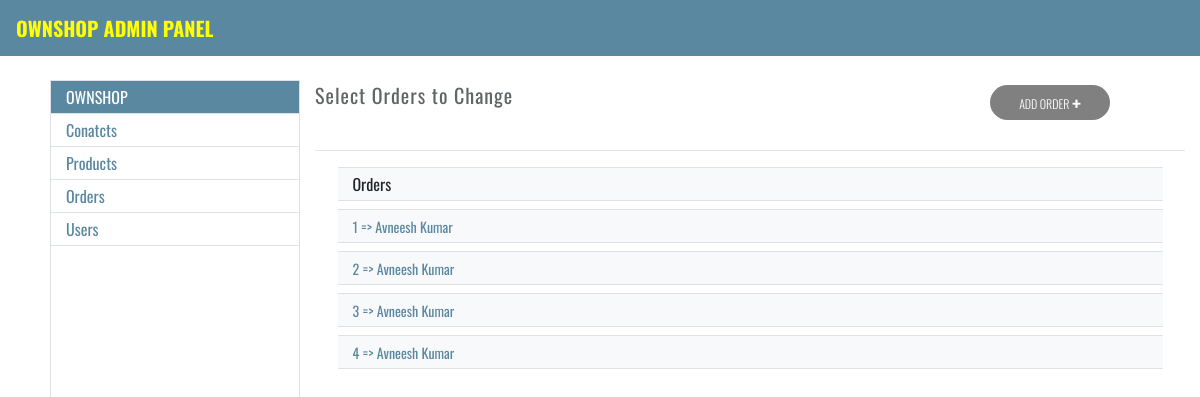
Page /adminpage/order on the committed database.
### ownshop/models.py (models this page shows, shortened)
class Order(models.Model):
    provider_order_id = models.CharField( max_length=40, null=False, blank=False)
    payment_id = models.CharField(max_length=36, null=False, blank=False )
    signature_id = models.CharField(max_length=128, null=False, blank=False)
    status =  models.BooleanField(default=False  )
    items_json = models.CharField(max_length=5000,default="")
    amount = models.IntegerField(default=0)
    email = models.CharField(max_length=100,default="")
    name = models.CharField(max_length=100,default="")
    address = models.CharField(max_length=1000, default="")
    city = models.CharField(max_length=500, default="")
    state = models.CharField(max_length=500, default="")
    zip_code = models.CharField(max_length=100,default="")
    mobile = models.CharField(max_length=20, default="")

### ownshop/views.py (the view)
# urls.py: path('adminpage/order',admin_orders_view,name='adminorders'),
def admin_orders_view(request):
    orders = Order.objects.all()
    d = {"orders":orders}
    resp = render(request,"ownshop/adminorders.html",context=d)
    return resp

### ownshop/templates/ownshop/adminorders.html (shortened to what this page needs)
{% extends 'ownshop/adminBase.html' %}
{% block main-content %}
<div class="col-md-9">
  <div class="row justify-content-between">
    <div class="col-sm-9">
      <span class="selectText">Select Orders to Change</span>
    </div>
    <div class="col-sm-3" style="float: right">
      <button class="addBtn">
        <a href="{% url 'add_order_details' %}">ADD ORDER <span>+</span> </a>
      </button>
    </div>
  </div>
  <hr style="margin-top: 40px" />
  <div class="row justify-content-center">
    <div class="col-sm-11 bg-light border-top border-bottom pt-1 pb-1">
      <span>Orders</span>
    </div>
    {% for order in orders %}
    <div class="col-sm-11 bg-light border-top border-bottom pt-1 pb-1 mt-2">
      <span>
        <a href="/adminpage/order/{{order.id}}" class="productName"
          >{{forloop.counter}} => {{order.name}}</a
        >
      </span>
    </div>
    {% empty %}
    <div class="col-sm-11 bg-light border-top border-bottom pt-1 pb-1 mt-2">
      <span class="productName">
        0 Order
      </span>
    </div>
    {% endfor %}
  </div>
</div>
{% endblock main-content %}

### ownshop/static/ownshop/css/style.css (style rules this page uses)
* { margin: 0; padding: 0; font-family: 'Oswald', sans-serif; }

### ownshop/static/ownshop/css/adminpages.css (style rules this page uses)
.selectText { font-size: 20px; opacity: 0.7; letter-spacing: 1px; margin-top: 5px; }
.addBtn { width: 120px; border: none; border-radius: 20px; background-color: gray; font-weight: 300; font-size: 12px; position: absolute; padding-bottom: 5px; margin-top: 5px; cursor: pointer; }
.addBtn a { text-decoration: none; color: white; font-weight: 300; font-size: 12px; }
.addBtn a span { font-size: 20px; position: relative; top: 3px; font-weight: bold; }
.productName { text-decoration: none ; color: #5b88a1 ; font-size: 14px; }

### rows in the picture
Order: name "Avneesh Kumar"
Order: name "Avneesh Kumar"
Order: name "Avneesh Kumar"
Order: name "Avneesh Kumar"
